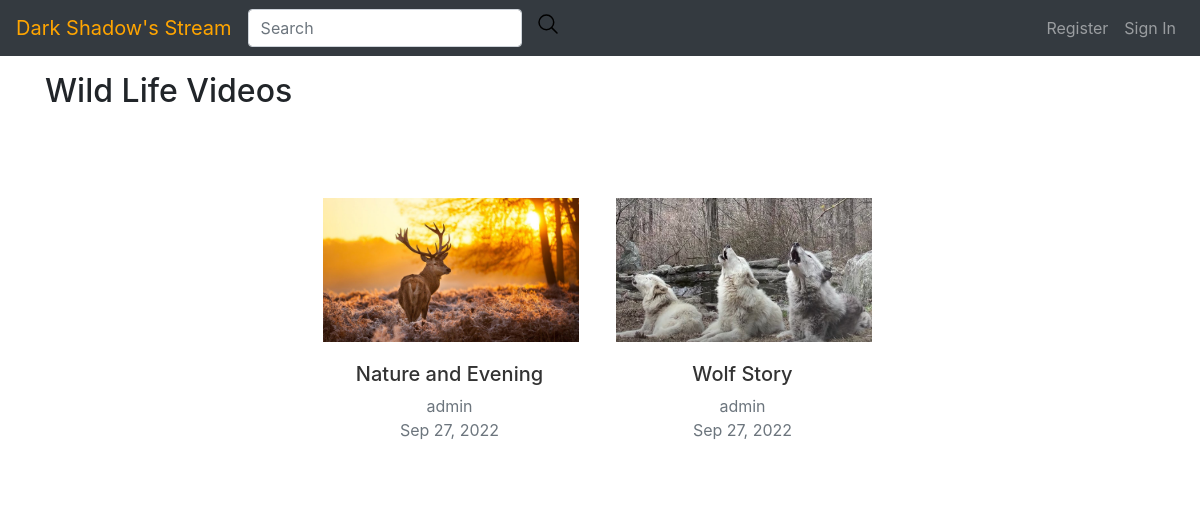
The app's page /videos/category/4 with its own data.
### videos/models.py (models this page shows, shortened)
class Category(models.Model):
	name = models.CharField(max_length=30)
	class Meta:
		verbose_name = "Category"
		verbose_name_plural = "Categories"

class Video(models.Model):
	uploader = models.ForeignKey(User, on_delete = models.CASCADE)
	title = models.CharField(max_length=100)
	description = models.TextField()
	video_file = models.FileField(upload_to='uploads/video_files', validators=[FileExtensionValidator(allowed_extensions=['mp4'])])
	thumbnail = models.FileField(upload_to='uploads/thumbnails', validators=[FileExtensionValidator(allowed_extensions=['png', 'jpg', 'jpeg', 'gif'])])
	date_posted = models.DateTimeField(default=timezone.now)
	category = models.ForeignKey('Category', on_delete=models.CASCADE)

### videos/views.py (the view)
# urls.py: path('category/<int:pk>', VideoCategoryList.as_view(), name='category-list'),
class VideoCategoryList(View):
	def get(self, request, pk, *args, **kwargs):
		category = Category.objects.get(pk=pk)
		videos = Video.objects.filter(category=pk).order_by('-date_posted')
		context = {
			'category': category,
			'videos': videos,
		}
		return render(request, 'videos/video_category.html', context)

### videos/templates/videos/video_category.html
{% extends 'videos/base.html' %}
{% block content %}
    <div class="container">
        <div class="row">
            <div class="col-md-12 my-3">
                <h2>{{ category.name }} Videos</h2>
            </div>
        </div>
        <div class="row justify-content-center">
            {% for video in videos %}
            <div class="card col-md-3 col-sm-12 mr-md-2 mt-5 p-3 border-0">
                <a href="{% url 'video-detail' video.pk %}"><img src="/media/{{ video.thumbnail }}" width="256" height="144"></a>
                <div class="card-body">
                    <a class="link-text" href="{% url 'video-detail' video.pk %}"><h5 class="text-center">{{ video.title }}</h5></a>
                    <p class="text-muted text-center m-0">{{ video.uploader }}</p>
                    <p class="text-muted text-center">{{ video.date_posted | date:"M d, Y" }}</p>
                </div>
            </div>
            {% endfor %}
        </div>
    </div>
{% endblock content %}

### media/css/style.css (style rules this page uses)
.link-text { color: #333; transition: .3s; }

### records on screen
Category: name "Wild Life"
Video: thumbnail (placeholder picture), title "Nature and Evening", uploader "admin", date_posted "Sep 27, 2022"
Video: thumbnail (picture), title "Wolf Story", uploader "admin", date_posted "Sep 27, 2022"
